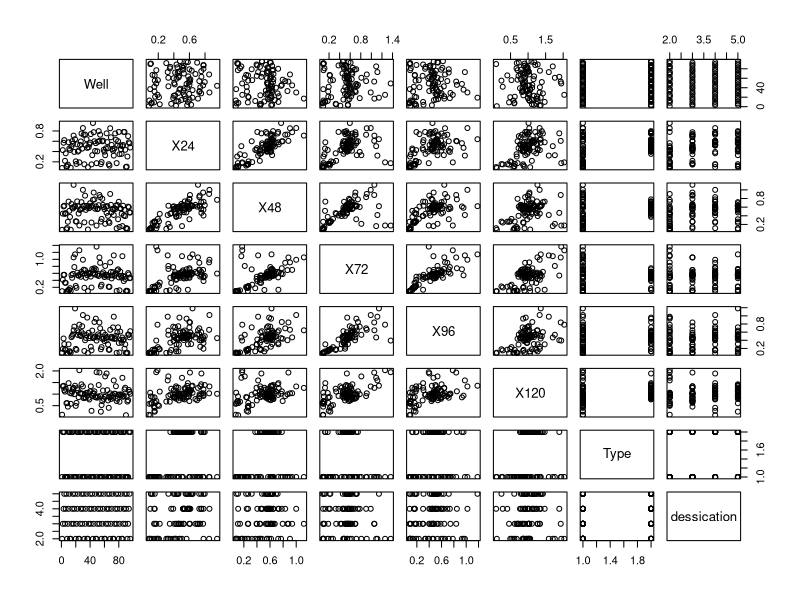

This figure's R source:
setwd("C:/Users/ajl21/Indiana University/Lennon, Jay - DoL/Anna/Dessication_assay/OD600_reads/")
data <- read.csv("2025_0511_dessication1_master.csv")
data

data.t <-t(data)
data.t
#as data comes in change 1:3 
D6 <- as.data.frame(data[1:48, 1:6])
D6
spo <- as.data.frame(data[49:96, 1:6])
spo

#Graph
plot(data)
